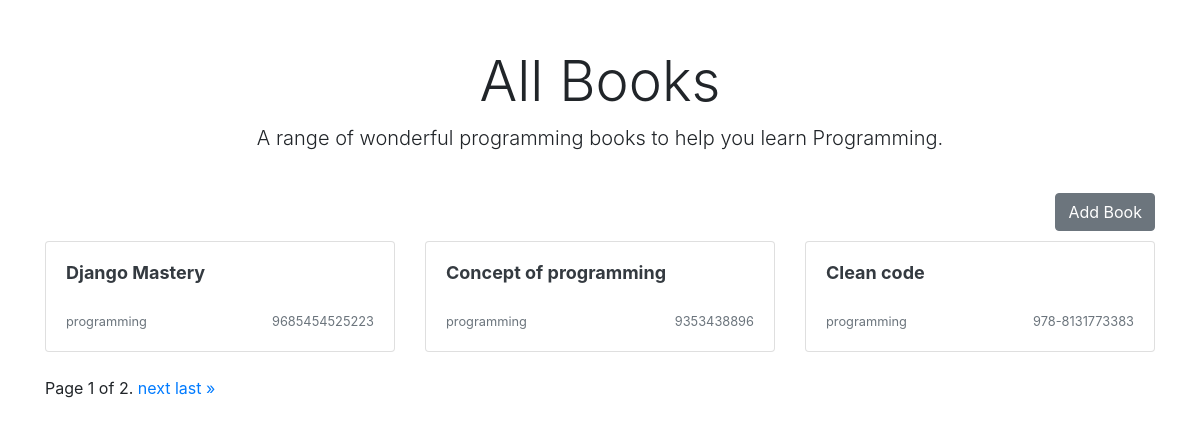
The app's page /, older data.
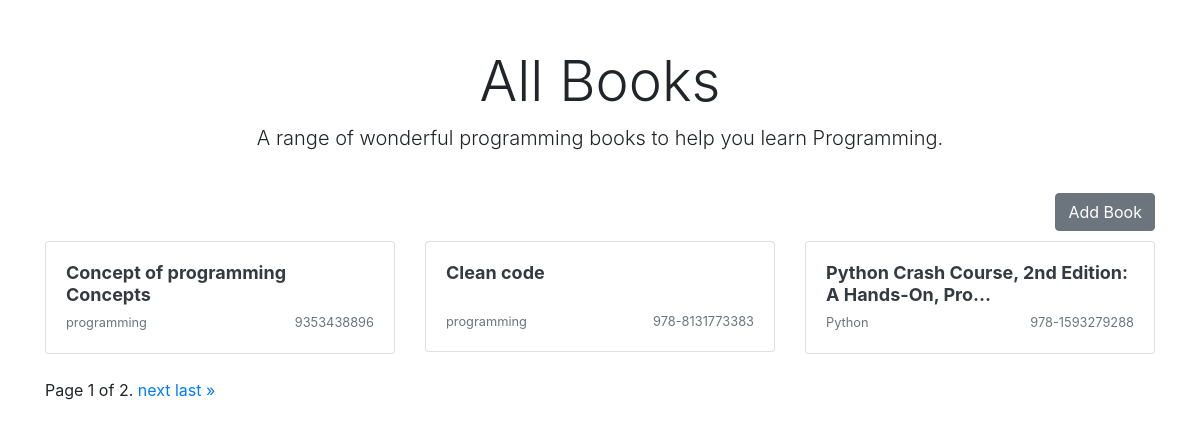
The same page, newer data.
### books/models.py (models this page shows, shortened)
class Books(models.Model):
    title = models.CharField(max_length=100)
    slug = models.SlugField(null=True)
    genre = models.CharField(max_length=100)
    author = models.CharField(max_length=100)
    isbn = models.CharField(max_length=100)

### books/views.py (the view)
# urls.py: path('', IndexView.as_view(), name='home'),
class IndexView(ListView):
    model = Books
    template_name = "home.html"
    context_object_name = 'books'
    paginate_by: int = 3

### books/templates/home.html (shortened to what this page needs)
{% extends "base.html" %}
    {% block content %}
    <div class="container">
        <div class="px-3 py-3 pt-md-5 pb-md-4 mx-auto text-center">
            <h1 class="display-4">All Books</h1>
            <p class="lead">A range of wonderful programming books to help you learn Programming.</p>
        </div>
        <button class="btn btn-secondary  float-right"> <a class="text-white" href="{% url 'books:add-book' %}" >Add Book</a></button>
        <div class="py-5">
            <div class="row">
                {% for book in books %}
                <div class="col-md-4">
                    <a class="text-dark" href="{% url 'books:edit-book' slug=book.slug %}">
                        <div class="card mb-4 box-shadow">
                            <div class="card-body">
                                <h2 style="font-size:18px;font-weight:bold;min-height:42px;">
                                    {{book.title|truncatechars:50}}</h2>
                                <div class="d-flex justify-content-between align-items-center">
                                    <small class="text-muted">{{book.genre}}</small>
                                    <small class="text-muted">{{book.isbn}}</small>
                                </div>
                            </div>
                        </div>
                    </a>
                </div>
                {% endfor %}
            </div>
            <div class="row">
                <div class="col-12">
                    <span class="step-links">
                        <span class="current">
                            Page {{ page_obj.number }} of {{ page_obj.paginator.num_pages }}.
                        </span>
                        {% if page_obj.has_next %}
                            <a href="?page={{ page_obj.next_page_number }}">next</a>
                            <a href="?page={{ page_obj.paginator.num_pages }}">last &raquo;</a>
                        {% endif %}
                    </span>
                </div>
            </div>
        </div>
    </div>
    {% endblock %}

Row changes from the older to the newer data that the page shows:
removed Books: title "Django Mastery", genre "programming", isbn "9685454525223"
changed Books: title "Concept of programming" → "Concept of programming Concepts"
now on this page (row unchanged): Books: title "Python Crash Course, 2nd Edition: A Hands-On, Pro…", genre "Python", isbn "978-1593279288"
